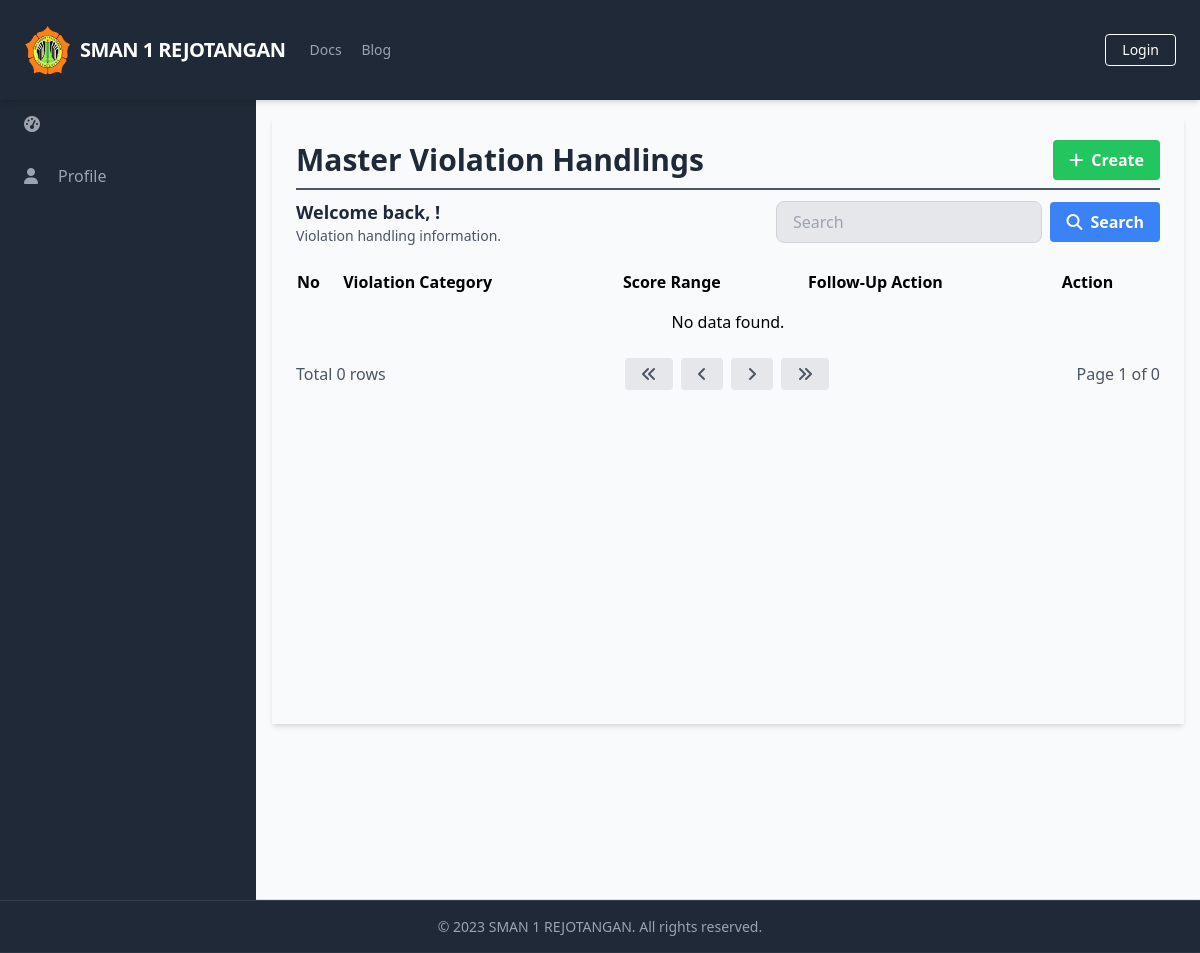
The page /manage_master_violationhandlings/manage_master_violationhandlings_list.php on the database as committed earlier.
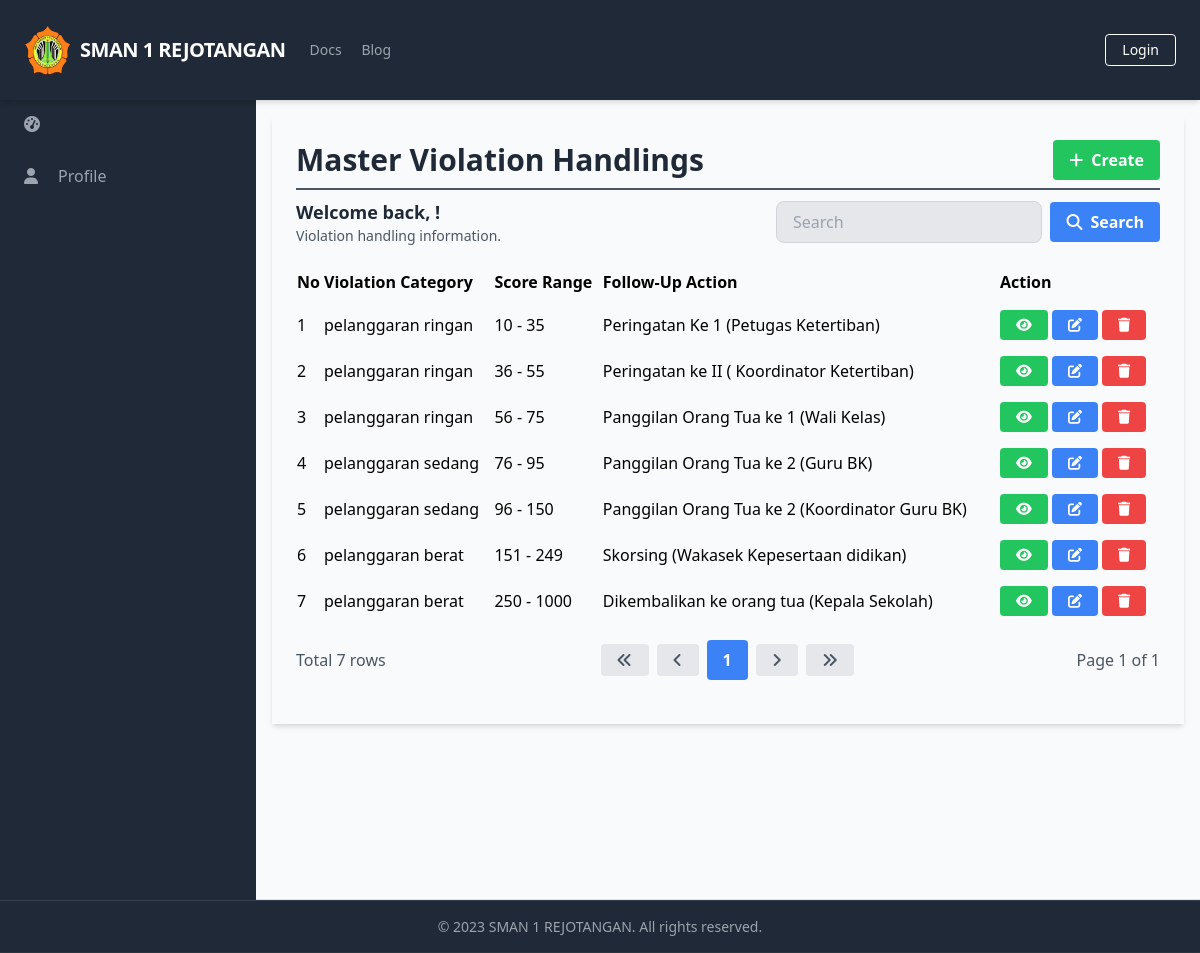
The same page on the database as committed later.
### tables this page shows
CREATE TABLE `MasterViolationHandlings` (
  `HandlingID` int(11) NOT NULL,
  `ViolationCategory` varchar(255) NOT NULL,
  `ScoreRangeBottom` int(11) NOT NULL,
  `ScoreRangeTop` int(11) NOT NULL,
  `FollowUpAction` varchar(255) NOT NULL
);

### database/connection.php (called while the page is built, shortened)
<?php
$baseUrl = "http://localhost/final_project_imam_2023/";

### public/manage_master_violationhandlings/manage_master_violationhandlings_list.php (the view, shortened to what the changed rows need)
<?php
require_once('../../database/connection.php');
?>
<?php include_once('../components/header.php'); ?>
<div class="h-screen flex flex-col">
    <div class="flex-grow bg-gray-50 flex flex-row shadow-md">
        <main class="bg-gray-50 flex flex-col flex-1 overflow-y-scroll h-screen flex-shrink-0 sc-hide pb-40">
            <div class="flex items-start justify-start p-6 shadow-md m-4 flex-1 flex-col">
                <div class="flex flex-row justify-between items-center w-full border-b-2 border-gray-600 mb-2 pb-2">
                    <h1 class="text-3xl text-gray-800 font-semibold w-full">Master Violation Handlings</h1>
                </div>
                <div class="flex flex-col w-full">
                    <div class="flex flex-row justify-between items-center w-full mb-2 pb-2">
                        <div>
                            <h2 class="text-lg text-gray-800 font-semibold">Welcome back, <?php echo $_SESSION['FullName']; ?>!</h2>
                        </div>
                    </div>
                    <table class="min-w-full">
                        <thead>
                            <tr>
                                <th class="text-left py-2">No</th>
                                <th class="text-left py-2">Violation Category</th>
                                <th class="text-left py-2">Score Range</th>
                                <th class="text-left py-2">Follow-Up Action</th>
                                <th class="text-left py-2">Action</th>
                            </tr>
                        </thead>
                        <tbody>
                            <?php
                            $searchTerm = isset($_GET['search']) ? $_GET['search'] : '';
                            $page = isset($_GET['page']) ? $_GET['page'] : 1;
                            $query = "SELECT * FROM MasterViolationHandlings WHERE ViolationCategory LIKE '%$searchTerm%' LIMIT 15 OFFSET " . ($page - 1) * 15;
                            $result = $conn->query($query);
                            $queryCount = "SELECT COUNT(*) AS count FROM MasterViolationHandlings WHERE ViolationCategory LIKE '%$searchTerm%'";
                            $resultCount = $conn->query($queryCount);
                            $rowCount = $resultCount->fetch_assoc()['count'];
                            $totalPage = ceil($rowCount / 15);
                            $no = 1;
                            while ($row = $result->fetch_assoc()) {
                            ?>
                                <tr>
                                    <td class="py-2"><?php echo $no++; ?></td>
                                    <td class="py-2"><?php echo $row['ViolationCategory']; ?></td>
                                    <td class="py-2"><?php echo $row['ScoreRangeBottom'] . ' - ' . $row['ScoreRangeTop']; ?></td>
                                    <td class="py-2"><?php echo $row['FollowUpAction']; ?></td>
                                    <td class='py-2'>
                                        <a href="<?php echo $baseUrl; ?>public/manage_master_violationhandlings/manage_master_violationhandlings_detail.php?id=<?php echo $row['HandlingID'] ?>" class='bg-green-500 hover-bg-green-700 text-white font-bold py-2 px-4 rounded inline-flex items-center text-sm'>
                                            <i class='fas fa-eye'></i>
                                        </a>
                                        <a href="<?php echo $baseUrl; ?>public/manage_master_violationhandlings/manage_master_violationhandlings_update.php?id=<?php echo $row['HandlingID'] ?>" class='bg-blue-500 hover-bg-blue-700 text-white font-bold py-2 px-4 rounded inline-flex items-center text-sm'>
                                            <i class='fas fa-edit'></i>
                                        </a>
                                        <a href="#" onclick="confirmDelete(<?php echo $row['HandlingID']; ?>)" class='bg-red-500 hover-bg-red-700 text-white font-bold py-2 px-4 rounded inline-flex items-center text-sm'>
                                            <i class='fas fa-trash'></i>
                                        </a>
                                    </td>
                                </tr>
                            <?php
                            }
                            if ($result->num_rows === 0) {
                            ?>
                                <tr>
                                    <td colspan="5" class="py-2 text-center">No data found.</td>
                                </tr>
                            <?php
                            }
                            ?>
                        </tbody>
                    </table>
                    <div class="flex flex-row justify-between items-center w-full mt-4">
                        <div class="flex flex-row justify-start items-center">
                            <span class="text-gray-600">Total <?php echo $rowCount; ?> rows</span>
                        </div>
                        <div class="flex flex-row justify-end items-center space-x-2">
                            <a href="?page=1&search=<?php echo $searchTerm; ?>" class="bg-gray-200 hover-bg-gray-300 text-gray-600 font-bold py-2 px-4 rounded inline-flex items-center">
                                <i class="fas fa-angle-double-left"></i>
                            </a>
                            <a href="?page=<?php if ($page == 1) {
                                                echo $page;
                                            } else {
                                                echo $page - 1;
                                            } ?>&search=<?php echo $searchTerm; ?>" class="bg-gray-200 hover-bg-gray-300 text-gray-600 font-bold py-2 px-4 rounded inline-flex items-center">
                                <i class="fas fa-angle-left"></i>
                            </a>
                            <?php
                            $startPage = $page - 2;
                            $endPage = $page + 2;
                            if ($startPage < 1) {
                                $endPage += abs($startPage) + 1;
                                $startPage = 1;
                            }
                            if ($endPage > $totalPage) {
                                $startPage -= $endPage - $totalPage;
                                $endPage = $totalPage;
                            }
                            if ($startPage < 1) {
                                $startPage = 1;
                            }
                            for ($i = $startPage; $i <= $endPage; $i++) {
                                if ($i == $page) {
                                    echo "<a href='?page=$i&search=$searchTerm' class='bg-blue-500 hover-bg-blue-700 text-white font-bold py-2 px-4 rounded inline-flex items-center'>$i</a>";
                                } else {
                                    echo "<a href='?page=$i&search=$searchTerm' class='bg-gray-200 hover-bg-gray-300 text-gray-600 font-bold py-2 px-4 rounded inline-flex items-center'>$i</a>";
                                }
                            }
                            ?>
                            <a href="?page=<?php if ($page == $totalPage) {
                                                echo $page;
                                            } else {
                                                echo $page + 1;
                                            } ?>&search=<?php echo $searchTerm; ?>" class="bg-gray-200 hover-bg-gray-300 text-gray-600 font-bold py-2 px-4 rounded inline-flex items-center">
                                <i class="fas fa-angle-right"></i>
                            </a>
                            <a href="?page=<?php echo $totalPage; ?>&search=<?php echo $searchTerm; ?>" class="bg-gray-200 hover-bg-gray-300 text-gray-600 font-bold py-2 px-4 rounded inline-flex items-center">
                                <i class="fas fa-angle-double-right"></i>
                            </a>
                        </div>
                        <div class="flex flex-row justify-end items-center ml-2">
                            <span class="text-gray-600">Page <?php echo $page; ?> of <?php echo $totalPage; ?></span>
                        </div>
                    </div>
                </div>
        </main>
    </div>
</div>
</body>
</html>

Rows that differ between the two databases and show on the page:
added masterviolationhandlings: ViolationCategory "pelanggaran ringan", ScoreRangeBottom "10", ScoreRangeTop "35", FollowUpAction "Peringatan Ke 1 (Petugas Ketertiban)"
added masterviolationhandlings: ViolationCategory "pelanggaran ringan", ScoreRangeBottom "36", ScoreRangeTop "55", FollowUpAction "Peringatan ke II ( Koordinator Ketertiban)"
added masterviolationhandlings: ViolationCategory "pelanggaran ringan", ScoreRangeBottom "56", ScoreRangeTop "75", FollowUpAction "Panggilan Orang Tua ke 1 (Wali Kelas)"
added masterviolationhandlings: ViolationCategory "pelanggaran sedang", ScoreRangeBottom "76", ScoreRangeTop "95", FollowUpAction "Panggilan Orang Tua ke 2 (Guru BK)"
added masterviolationhandlings: ViolationCategory "pelanggaran sedang", ScoreRangeBottom "96", ScoreRangeTop "150", FollowUpAction "Panggilan Orang Tua ke 2 (Koordinator Guru BK)"
added masterviolationhandlings: ViolationCategory "pelanggaran berat", ScoreRangeBottom "151", ScoreRangeTop "249", FollowUpAction "Skorsing (Wakasek Kepesertaan didikan)"
added masterviolationhandlings: ViolationCategory "pelanggaran berat", ScoreRangeBottom "250", ScoreRangeTop "1000", FollowUpAction "Dikembalikan ke orang tua (Kepala Sekolah)"
Other text that changed with them:
$rowCount: "0" → "7"
$totalPage: "0" → "1"
new list line: "1"
text no longer shown: "No data found."
